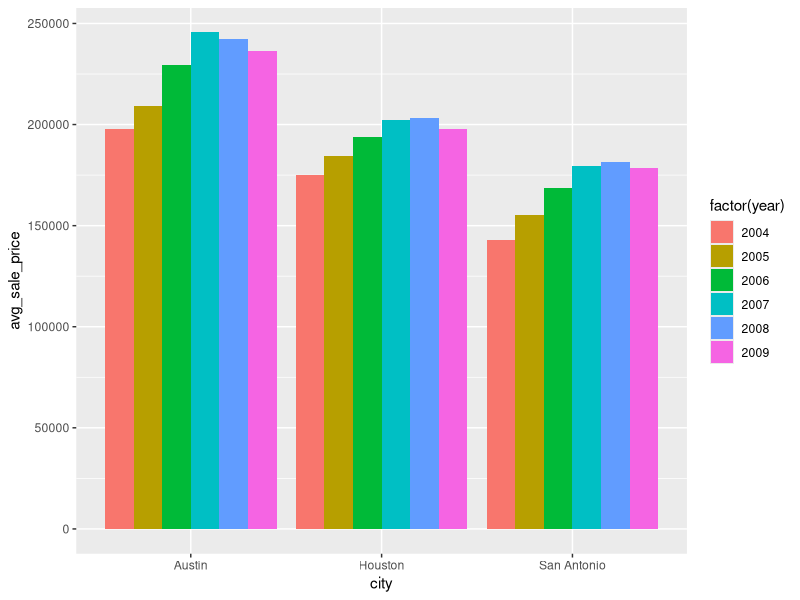
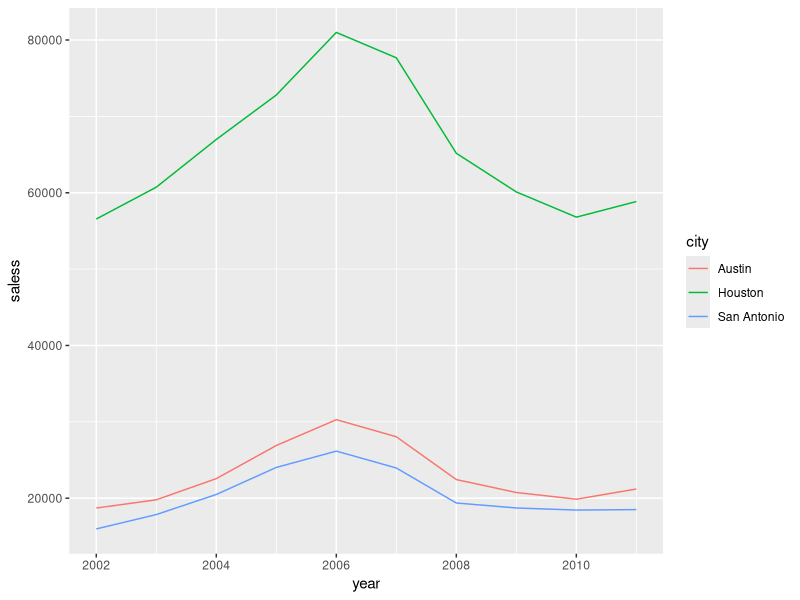
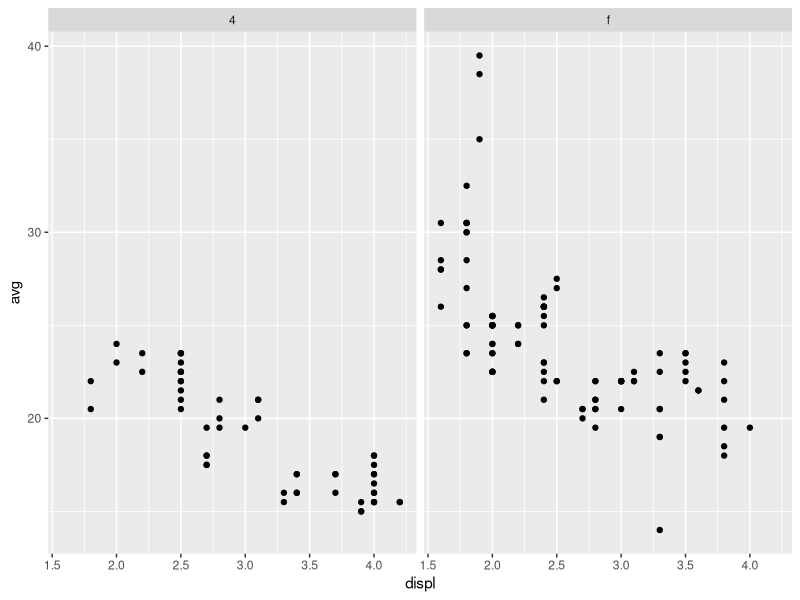

Generate these figures, in order, with R:
## ---- chunk 1
knitr::opts_chunk$set(echo = TRUE)
## ---- chunk 2
library(tidyverse)  
library(dplyr)
## ---- chunk 3
top3housing <- txhousing %>%
  filter(year > 2003 & year < 2010 & (city == "Houston" | city == "San Antonio" | city =="Austin")) %>%
  group_by(year, city) %>%
  summarize(avg_sale_price = mean(volume/sales, na.rm=TRUE)) %>%
  select(city, avg_sale_price, year)
  

(top3housing)

ggplot(data = top3housing, mapping = aes(x = city, y = avg_sale_price, fill = factor(year))) + 
  geom_col(position = "dodge") 


## ---- chunk 4
top4housing <- txhousing %>%
  filter(year > 2001 & year < 2012 & (city == "Houston" | city == "San Antonio" | city =="Austin")) %>%
  group_by(year, city) %>%
  summarize(saless = sum(sales, na.rm=TRUE)) %>%
  select(city, saless, year)

top4housing

ggplot(data = top4housing, mapping = aes(x = year, y = saless, color = city)) + 
  geom_line() 
## ---- chunk 5

#mpg
new_mpg = mpg %>%
  filter((drv == "f" | drv == 4) & (cyl == 4 | cyl == 6) & !(class == "SUV"))%>%
  mutate(avg = (hwy + cty)/2)


ggplot(data = new_mpg, mapping = aes(x = displ, y = avg)) + 
  geom_point() +
  facet_wrap(~ drv)
 
